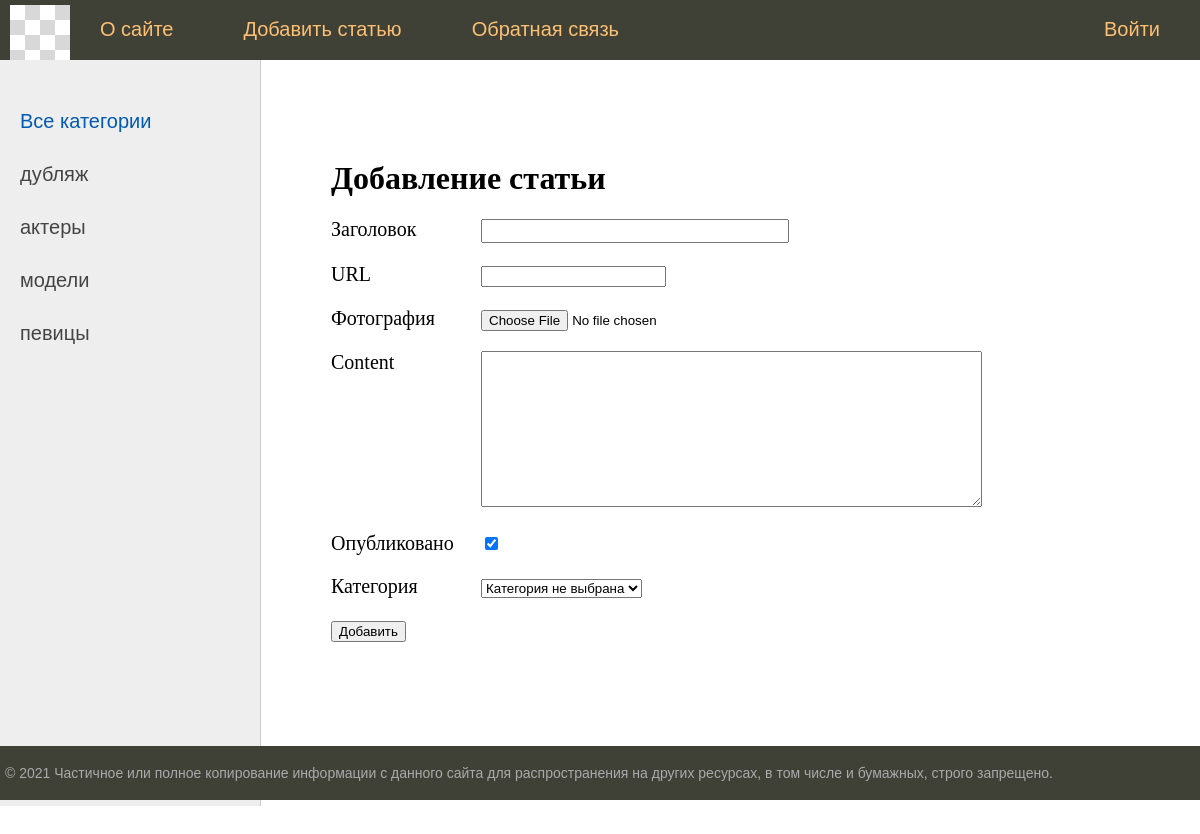
Screenshot of /addpage/ (signed in) with the database file from the repository.
### substation/models.py (models this page shows)
class Category(models.Model):
    name = models.CharField(max_length=255, db_index=True, verbose_name="Категория")
    slug = models.SlugField(max_length=255, unique=True, db_index=True, verbose_name="URL")
    def __str__(self):
        return self.name
    def get_absolute_url(self):
        return reverse('category', kwargs={'cat_slug': self.slug})
    class Meta:
        verbose_name = 'Категория'
        verbose_name_plural = 'Категории'
        ordering = ['id', 'name']

### substation/views.py (the view)
# urls.py: path('addpage/', AddPage.as_view(), name="add_page"),
class AddPage(LoginRequiredMixin, DataMixin, CreateView):
    form_class = AddPostForm
    template_name = 'substation/addpage.html'
    success_url = reverse_lazy('home')
    def get_context_data(self, *, object_list=None, **kwargs):
        context = super().get_context_data(**kwargs)
        c_def = self.get_user_context(title='Добавление статьи')
        return dict(list(context.items()) + list(c_def.items()))

### substation/forms.py (shortened to what this page needs)
class AddPostForm(forms.ModelForm):
    def __init__(self, *args, **kwargs):
        super().__init__(*args, **kwargs)
        self.fields['cat'].empty_label = "Категория не выбрана"
    class Meta:
        model = Testing
        fields = ['title', 'slug', 'photo', 'content', 'is_published', 'cat']
        widgets = {
            'title': forms.TextInput(attrs={'class': 'form-input'}),
            'content': forms.Textarea(attrs={'cols': 60, 'rows': 10})
        }

### substation/utils.py (called while the page is built)
    def get_user_context(self, **kwargs):
        context = kwargs
        cats = Category.objects.all()
        user_menu = menu.copy()
        if not self.request.user.is_authenticated:
            user_menu.pop(1)
        context['menu'] = user_menu
        context['cats'] = cats
        if 'cat_selected' not in context:
            context['cat_selected'] = 0
        return context

### templates/substation/addpage.html (shortened to what this page needs)
{% extends 'substation/base.html' %}
{% block content %}
    <h1>{{ title }}</h1>
    <form action="{% url 'add_page' %}" method="post" enctype="multipart/form-data">
        {% for f in form %}
            <p><label class="form-label" for="{{ f.d_for_label }}">{{ f.label }}</label>{{ f }}</p>
        {% endfor %}
        <button type="submit">Добавить</button>
    </form>
{% endblock %}

### templates/substation/base.html (shortened to what this page needs)
{% load static %}
{% load testing_tags %}
<!DOCTYPE html>
<html>
<head>
	<link type="text/css" href="{% static 'substation/css/styles.css' %}" rel="stylesheet" />
</head>
<body>
<table class="table-page" border=0 cellpadding="0" cellspacing="0">
<tr><td valign=top>
<div class="header">
    <ul id="mainmenu" class="mainmenu">
    <li class="logo"><a href="{% url 'home' %}"><div class="logo"></div></a></li>
        {% block mainmenu %}
        {% for m in menu %}
            {% if not forloop.last %}
                    <li><a href="{% url m.url_name %}">{{m.title}}</a></li>
            {% else %}
                    <li class="last"><a href="{% url m.url_name %}">{{m.title}}</a></li>
            {% endif %}
        {% endfor %}
        {% endblock mainmenu %}
    </ul>
</div>
<table class="table-content" border=0 cellpadding="0" cellspacing="0">
<tr>
	<td valign="top" class="left-chapters">
	<ul id="leftchapters">
        {% if cat_selected == 0 %}
            <li class="selected">Все категории</li>
        {% else%}
            <li class="selected"><a href="{% url 'home' %}">Все категории</a></li>
        {% endif %}
        {% for c in cats %}
            {% if c.pk == cat_selected %}
                <li class="selected">{{ c.name }}</li>
            {% else %}
                <li><a href="{{ c.get_absolute_url }}">{{ c.name }}</a></li>
            {% endif %}
        {% endfor %}
	</ul>
</td>
<td valign="top" class="content">
	<div class="content-text">
{% block content %}
{% endblock %}
	</div>
</td></tr></table>
</td></tr>
<tr><td valign=top>
	<div id="footer">
		<p>&copy; 2021 Частичное или полное копирование информации с данного сайта для распространения на других ресурсах, в том числе и бумажных, строго запрещено.</p>
	</div>
</td></tr></table>
</body>
</html>

### substation/static/substation/css/styles.css (style rules this page uses)
html, body { font-family: 'Arial'; margin: 0; padding: 0; height: 100%; width: 100%; color: #444; }
a { color: #0059b2; text-decoration: none; }
.table-page { width: 100%; height: 100%; vertical-align: top; }
.table-page tr { height: 100%; }
.header { background: #3F4137; height: 60px; }
.logo { background: url('../images/logo.png') no-repeat 10px 5px; width: 70px; height: 60px; }
ul.mainmenu { list-style: none; margin: 0; padding: 0; height: 60px; color: #fdc073; font-size: 20px; overflow: hidden; }
ul.mainmenu li { float: left; margin: 18px 40px 0 30px; }
ul.mainmenu li.logo { margin: 0; }
ul.mainmenu li.last { float: right; }
ul.mainmenu li a { color: #fdc073; text-decoration: none; }
.table-content { width: 100%; min-height: 100%; height: 100%; }
.left-chapters { margin: 0; background: #eee; border-right: 1px solid #ccc; min-height: 100%; }
.left-chapters ul { width: 230px; min-height: 100%; margin: 0; padding: 20px 10px 10px 20px; list-style: none; font-size: 20px; }
.left-chapters ul li { margin: 30px 0 0 0; color: #999; }
.left-chapters ul li.selected { color: #0059b2; }
.left-chapters ul li a { color: #444; text-decoration: none; }
.content { padding: 40px 20px 20px 40px; width: 100%; box-sizing: border-box; }
.content-text { margin: 60px 0 0 30px; color: #000; font-size: 20px; font-family: Yandex Sans Display Light; }
.content-text h1 { font-size: 32px; }
#footer { box-sizing: border-box; background: #3F4137; padding: 5px; color: #aaa; font-size: 14px; font-family: Verdana, Geneva, Arial, Helvetica; text-align: left; overflow: hidden; }
.form-input { width: 300px; font-size: 16px; }
.form-label { display: inline-block; min-width: 150px; vertical-align: top; }

### rows the page displays
Category: name "дубляж"
Category: name "актеры"
Category: name "модели"
Category: name "певицы"

### other values shown
{{ m.title }} "О сайте" "Добавить статью" "Обратная связь"
{{ m.title }} "Войти"
{{ title }} "Добавление статьи"
{{ f.label }} "Заголовок" "URL" "Фотография" "Content" "Опубликовано" "Категория"
